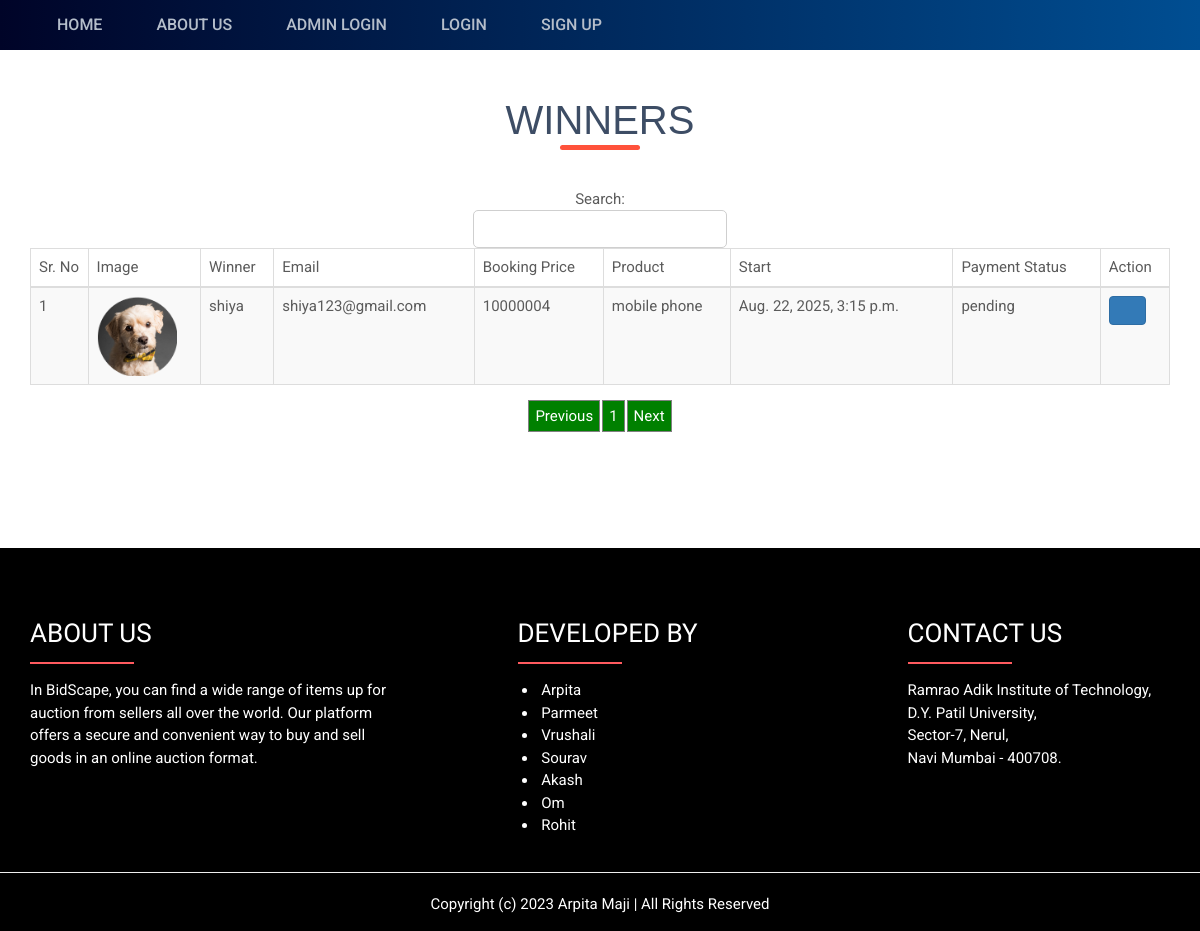
Before: /meetwinners/ with the older database file.
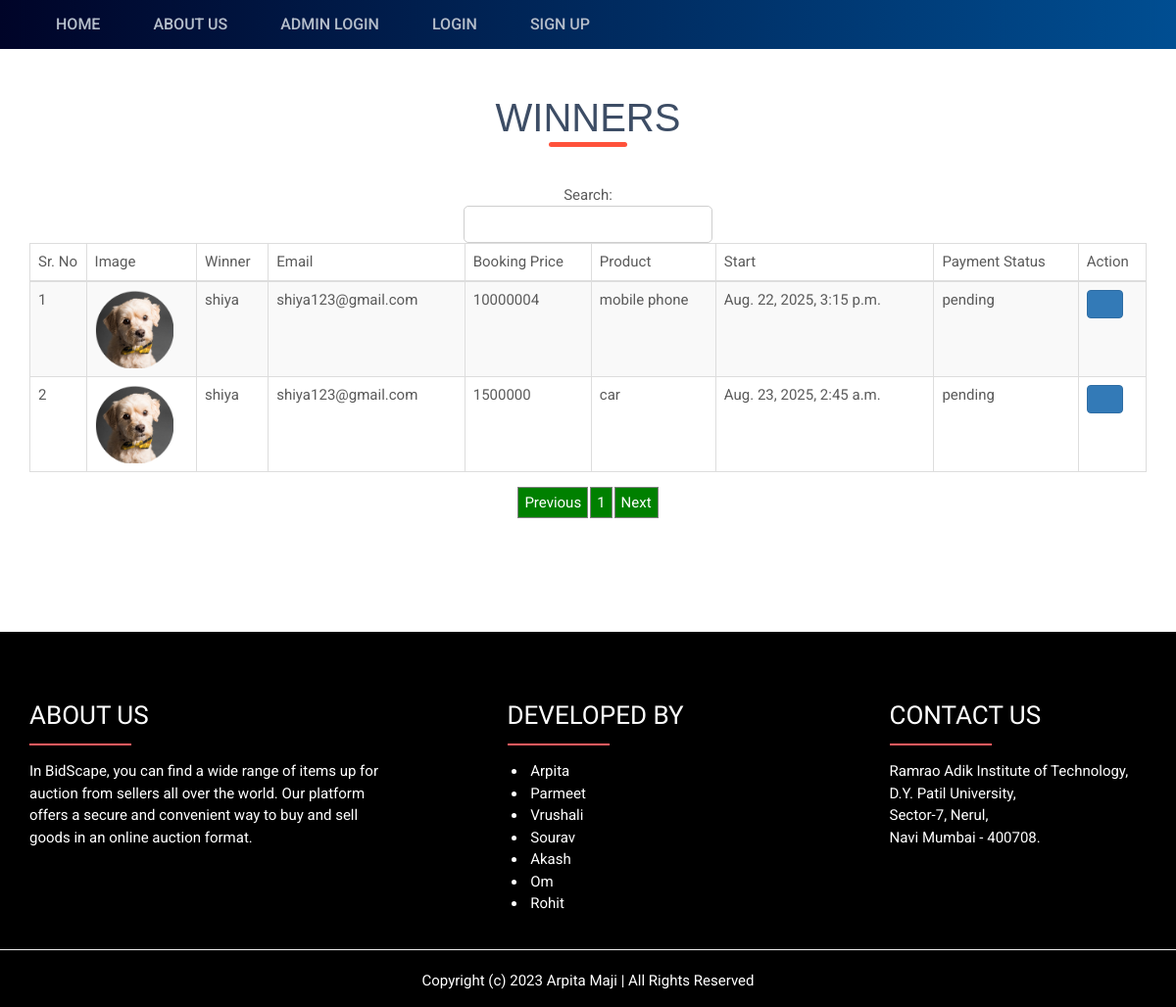
After: the same page with the newer database file.
### bid_app/models.py (models this page shows, shortened)
class Product(models.Model):
    status  = models.CharField(max_length=100,null=True, default='live')
    bid_type  = models.CharField(max_length=100,null=True)
    payment_status  = models.CharField(max_length=100,null=True,default='pending')
    winner  = models.ForeignKey(User, on_delete=models.CASCADE, null=True, blank=True, related_name='winner')
    user  = models.ForeignKey(User, on_delete=models.CASCADE, null=True, blank=True, related_name='seller')
    name = models.CharField(max_length=100,null=True)
    min_price = models.IntegerField(null=True)
    final_price = models.IntegerField(null=True)
    interval_price = models.IntegerField(null=True)
    images = models.FileField(null=True)
    session = models.DateTimeField(null=True, blank=True)
    endsession = models.DateTimeField(null=True, blank=True, auto_now_add=True)
    category = models.ForeignKey(Sub_Category,on_delete=models.CASCADE,null=True)
    parameter = models.TextField(null=True, default="{}")
    description = models.TextField(null=True, blank=True)
    comment = models.TextField(null=True, blank=True)
    created = models.DateField(auto_now_add=True, null=True, blank=True)

class AuctionUser(models.Model):
    user = models.ForeignKey(User,on_delete=models.CASCADE,null=True, blank=True)
    dob = models.DateField(null=True, blank=True)
    address = models.CharField(max_length=100,null=True, blank=True)
    contact = models.CharField(max_length=10,null=True, blank=True)
    image = models.FileField(null=True, blank=True)
    user_type = models.CharField(max_length=100,null=True, blank=True)
    status = models.CharField(max_length=100,null=True, blank=True, default="Pending")
    membership = models.ForeignKey(Member_fee,on_delete=models.CASCADE,null=True, blank=True)
    created = models.DateTimeField(auto_now_add=True)
    adhar_card = models.FileField(null=True, blank=True)
    pan_card = models.FileField(null=True, blank=True)
    bank_statement = models.FileField(null=True, blank=True)
    adhar_number = models.CharField(max_length=100,null=True, blank=True)
    pan_number = models.CharField(max_length=100,null=True, blank=True)
    account_number = models.CharField(max_length=100,null=True, blank=True)
    agree = models.BooleanField(null=True, blank=True)
    email_verification = models.BooleanField(null=True, blank=True)
    otp = models.CharField(max_length=100,null=True, blank=True)

### bid_app/views.py (the view, shortened to what this page needs)
# urls.py: path('meetwinners/', meetwinners, name='meetwinners'),
def meetwinners(request):
    product = Product.objects.filter().exclude(winner=None)
    return render(request, 'meetwinners.html', {'product':product})

### bid_app/templates/meetwinners.html (shortened to what this page needs)
{% extends 'index.html' %}
{% load static %}
{% block body %}
  <link rel = stylesheet href="https://cdn.datatables.net/1.10.23/css/dataTables.bootstrap.min.css">
<div id="inner_banner" class="inner_banner_section">
  <div class="container">
    <div class="breadcrumbs">
          <h3 class="title" style="text-transform: uppercase; font-size: 40px; margin-top: 40px; font-family: 'Trebuchet MS', Arial, sans-serif;">Winners</h3>
    </div>
  </div>
</div>
<br>
    <center>
    <div class="container" style ="margin-bottom : 10%">
      <table id="example" class="table table-striped table-bordered" cellspacing="0" width="100%">
        <thead>
          <tr>
            <th>Sr. No</th>
            <th>Image</th>
            <th>Winner</th>
            <th>Email</th>
            <th>Booking Price</th>
            <th>Product</th>
            <th>Start</th>
            <th>Payment Status</th>
            <th>Action</th>
          </tr>
        </thead>
        <tbody>
        {% for i in product %}
          <tr>
              <td>{{forloop.counter}}</td>
              <td>
                  <img src="{{i.winner.auctionuser_set.all.0.image.url}}" style="width:80px">
              </td>
              <td>{{i.winner.first_name}} {{i.winner.last_name}}</td>
              <td>{{i.winner.email}}</td>
              <td>{{i.final_price}}</td>
              <td>{{i.name}}</td>
              <td>{{i.session}}</td>
              <td>{{i.payment_status}}</td>
                <td>
                    <a href="{% url 'product_detail' i.id %}">
                        <i class="fa fa-info btn btn-primary" ></i>
                    </a>
              </td>
          </tr>
        {% empty %}
          <tr>
              <td colspan="9">Data Not found</td>
          </tr>
    {% endfor %}
    </tbody>
</table>
 </div></center>
{% endblock %}

Changed rows visible on the page:
added Product: winner.auctionuser_set.all.0.image (picture), winner.first_name "shiya", winner.email "shiya123@gmail.com", final_price "1500000", name "car", session "Aug. 23, 2025, 2:45 a.m.", payment_status "pending"
